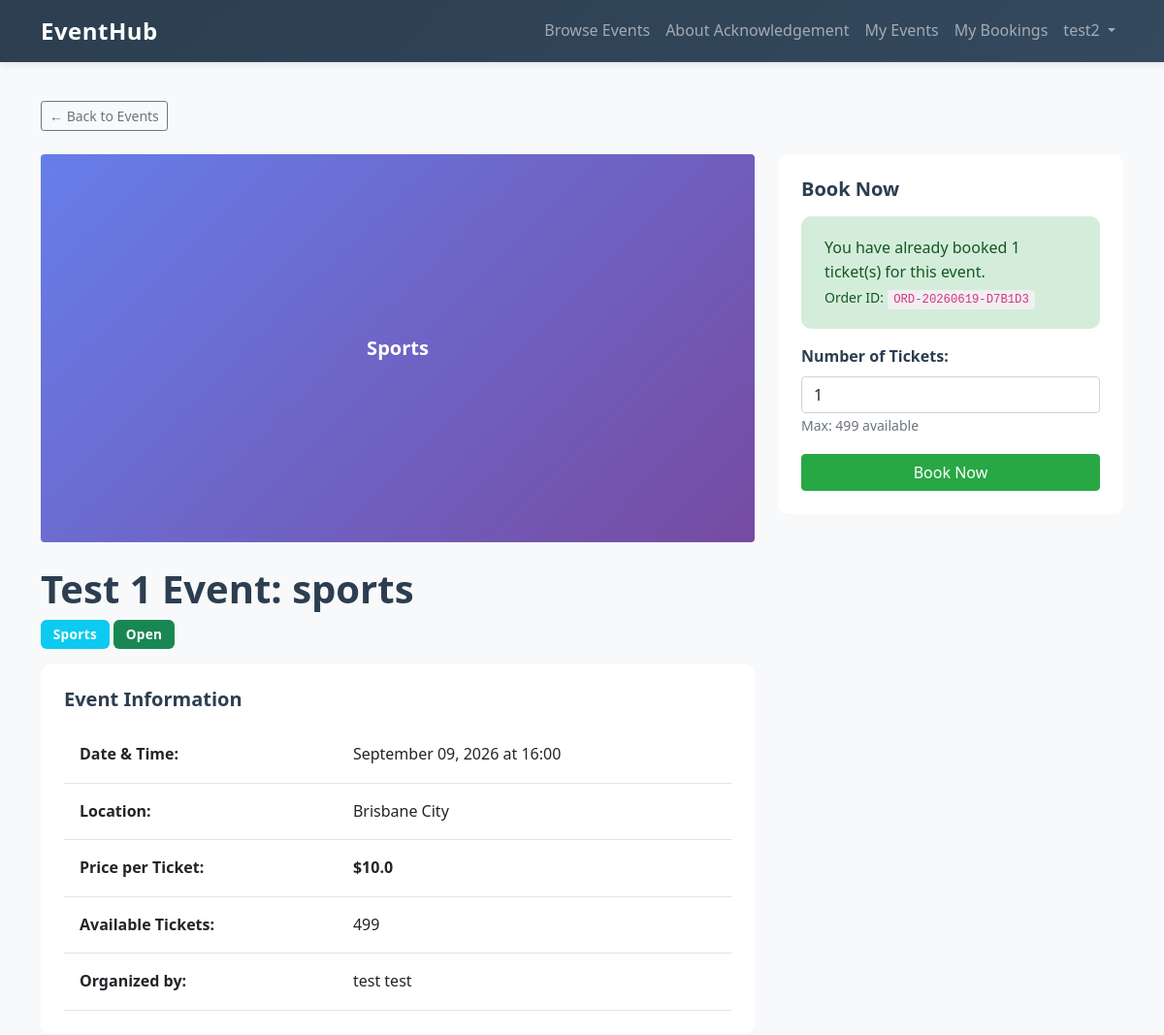
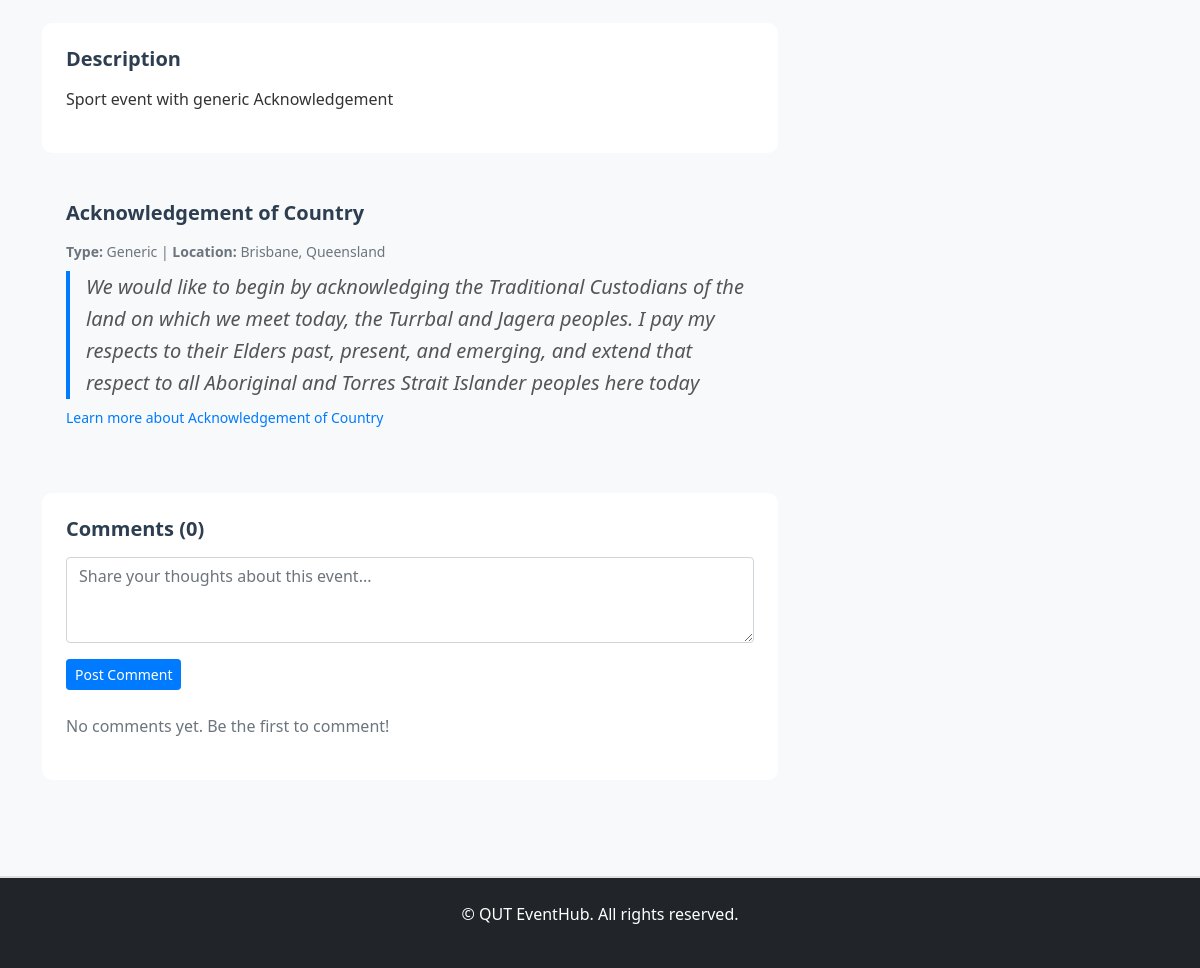
Page /event/1 (signed in) on the committed database (2 pictures, top to bottom).
### eventmanager/models.py (models this page shows, shortened)
class User(db.Model, UserMixin):
    id = db.Column(db.Integer, primary_key=True)
    first_name = db.Column(db.String(50))
    surname = db.Column(db.String(50))
    email = db.Column(db.String(100), unique=True)
    password_hash = db.Column(db.String(255))
    phone = db.Column(db.String(20))
    address = db.Column(db.String(200))
    events = db.relationship('Event', backref='organizer', foreign_keys='Event.user_id', cascade='all, delete-orphan')
    bookings = db.relationship('Booking', backref='user', foreign_keys='Booking.user_id', cascade='all, delete-orphan')
    comments = db.relationship('Comment', backref='user', foreign_keys='Comment.user_id', cascade='all, delete-orphan')

class Event(db.Model):
    id = db.Column(db.Integer, primary_key=True)
    title = db.Column(db.String(100), nullable=False)
    description = db.Column(db.Text)
    category = db.Column(db.String(50))
    location = db.Column(db.String(100))
    date = db.Column(db.DateTime, nullable=False)
    price = db.Column(db.Float)
    tickets_available = db.Column(db.Integer)
    image = db.Column(db.String(200))
    status = db.Column(db.String(20), default='Open')
    acknowledgement_type = db.Column(db.String(20), default='None')
    acknowledgement_text = db.Column(db.Text)
    acknowledgement_location = db.Column(db.String(100))
    user_id = db.Column(db.Integer, db.ForeignKey('user.id'), nullable=False)
    bookings = db.relationship('Booking', backref='event', foreign_keys='Booking.event_id', cascade='all, delete-orphan')
    comments = db.relationship('Comment', backref='event', foreign_keys='Comment.event_id', cascade='all, delete-orphan')

class Booking(db.Model):
    id = db.Column(db.Integer, primary_key=True)
    order_id = db.Column(db.String(50), unique=True, nullable=False)
    quantity = db.Column(db.Integer, nullable=False)
    total_price = db.Column(db.Float)
    booking_date = db.Column(db.DateTime, default=datetime.utcnow)
    user_id = db.Column(db.Integer, db.ForeignKey('user.id'), nullable=False)
    event_id = db.Column(db.Integer, db.ForeignKey('event.id'), nullable=False)

### eventmanager/views.py (the view)
@views.route('/event/<int:event_id>')
def event_details(event_id):
    event = Event.query.get_or_404(event_id)
    comments = Comment.query.filter_by(event_id=event_id).all()
    if current_user.is_authenticated:
        booking = Booking.query.filter_by(user_id=current_user.id, event_id=event_id).first()
    return render_template('event_details.html', event=event, comments=comments, booking=booking)

### eventmanager/templates/event_details.html (shortened to what this page needs)
{% extends "base.html" %}
{% block content %}
<div class="row mb-4">
    <div class="col-md-12">
        <a href="{{ url_for('views.index') }}" class="btn btn-outline-secondary btn-sm">&larr; Back to Events</a>
    </div>
</div>
<div class="row mb-4">
    <div class="col-md-8">
        {% if event.image %}
            <img src="{{ event.image }}" class="img-fluid rounded mb-4" alt="{{ event.title }}" style="max-height: 400px; width: 100%; object-fit: cover;">
        {% else %}
            <div class="bg-gradient-custom rounded mb-4 d-flex align-items-center justify-content-center" style="height: 400px; background: linear-gradient(135deg, #667eea 0%, #764ba2 100%);">
                <span class="text-white text-center text-lg">
                    <strong>{{ event.category }}</strong>
                </span>
            </div>
        {% endif %}
        <div class="mb-3">
            <h1 class="mb-2">{{ event.title }}</h1>
            <p class="text-muted mb-3">
                <span class="badge bg-info">{{ event.category }}</span>
                {% if event.status == 'Open' %}
                    <span class="badge bg-success">Open</span>
                {% elif event.status == 'Sold Out' %}
                    <span class="badge bg-danger">Sold Out</span>
                {% elif event.status == 'Cancelled' %}
                    <span class="badge bg-warning">Cancelled</span>
                {% else %}
                    <span class="badge bg-secondary">{{ event.status }}</span>
                {% endif %}
            </p>
        </div>
        <div class="card mb-4">
            <div class="card-body">
                <h5 class="card-title">Event Information</h5>
                <table class="table table-sm mb-0">
                    <tr>
                        <td><strong>Date & Time:</strong></td>
                        <td>{{ event.date.strftime('%B %d, %Y at %H:%M') }}</td>
                    </tr>
                    <tr>
                        <td><strong>Location:</strong></td>
                        <td>{{ event.location }}</td>
                    </tr>
                    <tr>
                        <td><strong>Price per Ticket:</strong></td>
                        <td><strong>${{ event.price }}</strong></td>
                    </tr>
                    <tr>
                        <td><strong>Available Tickets:</strong></td>
                        <td>{{ event.tickets_available }}</td>
                    </tr>
                    <tr>
                        <td><strong>Organized by:</strong></td>
                        <td>{{ event.organizer.first_name }} {{ event.organizer.surname }}</td>
                    </tr>
                </table>
            </div>
        </div>
        <div class="card mb-4">
            <div class="card-body">
                <h5 class="card-title">Description</h5>
                <p>{{ event.description }}</p>
            </div>
        </div>
        {% if event.acknowledgement_type != 'None' %}
        <div class="card mb-4 bg-light border-info">
            <div class="card-body">
                <h5 class="card-title">Acknowledgement of Country</h5>
                <p class="text-muted small mb-2">
                    <strong>Type:</strong> {{ event.acknowledgement_type }}
                    {% if event.acknowledgement_location %}
                    | <strong>Location:</strong> {{ event.acknowledgement_location }}
                    {% endif %}
                </p>
                <blockquote class="blockquote mb-0">
                    <p>{{ event.acknowledgement_text }}</p>
                </blockquote>
                <p class="text-muted mt-2 small">
                    <a href="{{ url_for('views.about_acknowledgement') }}">Learn more about Acknowledgement of Country</a>
                </p>
            </div>
        </div>
        {% endif %}
        <div class="card">
            <div class="card-body">
                <h5 class="card-title">Comments ({{ comments|length }})</h5>
                {% if current_user.is_authenticated %}
                    <form method="POST" action="{{ url_for('views.add_comment', event_id=event.id) }}" class="mb-4">
                        <div class="mb-3">
                            <textarea class="form-control" name="text" placeholder="Share your thoughts about this event..." rows="3" required maxlength="500"></textarea>
                        </div>
                        <button type="submit" class="btn btn-primary btn-sm">Post Comment</button>
                    </form>
                {% else %}
                    <p class="text-muted mb-4"><a href="{{ url_for('auth.login') }}">Login</a> to add a comment</p>
                {% endif %}
                {% if comments %}
                    <div class="comments-section">
                        {% for comment in comments %}
                            <div class="border-bottom pb-3 mb-3">
                                <p class="mb-1">
                                    <strong>{{ comment.user.first_name }} {{ comment.user.surname }}</strong>
                                    <span class="text-muted small">{{ comment.comment_date.strftime('%Y-%m-%d %H:%M') }}</span>
                                </p>
                                <p class="mb-0">{{ comment.text }}</p>
                            </div>
                        {% endfor %}
                    </div>
                {% else %}
                    <p class="text-muted">No comments yet. Be the first to comment!</p>
                {% endif %}
            </div>
        </div>
    </div>
    <div class="col-md-4">
        <div class="card sticky-top">
            <div class="card-body">
                <h5 class="card-title">Book Now</h5>
                {% if event.status == 'Open' and event.tickets_available > 0 %}
                    {% if booking %}
                        <div class="alert alert-success mb-3">
                            You have already booked {{ booking.quantity }} ticket(s) for this event.
                            <br><small>Order ID: <code>{{ booking.order_id }}</code></small>
                        </div>
                    {% endif %}
                    {% if current_user.is_authenticated %}
                        <form method="POST" action="{{ url_for('views.book_event', event_id=event.id) }}">
                            <div class="mb-3">
                                <label for="quantity" class="form-label">Number of Tickets:</label>
                                <input type="number" class="form-control" id="quantity" name="quantity" min="1" max="{{ event.tickets_available }}" value="1" required>
                                <small class="text-muted">Max: {{ event.tickets_available }} available</small>
                            </div>
                            <button type="submit" class="btn btn-success w-100">Book Now</button>
                        </form>
                    {% else %}
                        <p class="text-muted mb-3">You must be logged in to book tickets.</p>
                        <a href="{{ url_for('auth.login') }}" class="btn btn-primary w-100">Login to Book</a>
                    {% endif %}
                {% endif %}
            </div>
        </div>
    </div>
</div>
{% endblock %}

### eventmanager/templates/base.html (shortened to what this page needs)
<!DOCTYPE html>
<html lang="en">
<head>
    <link href="https://cdn.jsdelivr.net/npm/bootstrap@5.1.3/dist/css/bootstrap.min.css" rel="stylesheet">
    <link rel="stylesheet" href="{{ url_for('static', filename='css/style.css') }}">
</head>
<body>
    <nav class="navbar navbar-expand-lg navbar-dark bg-dark">
        <div class="container">
            <a class="navbar-brand" href="{{ url_for('views.index') }}">
                <strong>EventHub</strong>
            </a>
            <div class="collapse navbar-collapse" id="navbarNav">
                <ul class="navbar-nav ms-auto">
                    <li class="nav-item">
                        <a class="nav-link" href="{{ url_for('views.index') }}">Browse Events</a>
                    </li>
                    <li class="nav-item">
                        <a class="nav-link" href="{{ url_for('views.about_acknowledgement') }}">About Acknowledgement</a>
                    </li>
                    {% if current_user.is_authenticated %}
                        <li class="nav-item">
                            <a class="nav-link" href="{{ url_for('views.my_events') }}">My Events</a>
                        </li>
                        <li class="nav-item">
                            <a class="nav-link" href="{{ url_for('views.booking_history') }}">My Bookings</a>
                        </li>
                        <li class="nav-item dropdown">
                            <a class="nav-link dropdown-toggle" href="#" id="userDropdown" role="button" data-bs-toggle="dropdown">
                                {{ current_user.first_name }}
                            </a>
                        </li>
                    {% endif %}
                </ul>
            </div>
        </div>
    </nav>
    <main class="container my-4">
        {% block content %}{% endblock %}
    </main>
    <footer class="bg-dark text-white text-center py-4 mt-5">
        <p>&copy; QUT EventHub. All rights reserved.</p>
    </footer>
</body>
</html>

### eventmanager/static/css/style.css (style rules this page uses)
:root { --primary-color: #007bff; --secondary-color: #6c757d; --success-color: #28a745; --danger-color: #dc3545; --warning-color: #ffc107; --info-color: #17a2b8; --light-bg: #f8f9fa; }
* { margin: 0; padding: 0; box-sizing: border-box; }
body { font-family: 'Segoe UI', Tahoma, Geneva, Verdana, sans-serif; background-color: var(--light-bg); color: #333; line-height: 1.6; min-height: 100vh; display: flex; flex-direction: column; }
main { flex: 1; }
.navbar { box-shadow: 0 2px 8px rgba(0, 0, 0, 0.1); background: linear-gradient(135deg, #2c3e50 0%, #34495e 100%) !important; }
.navbar-brand { font-size: 1.5rem; font-weight: bold; letter-spacing: 0.5px; }
.nav-link { transition: all 0.3s ease; }
.card { border: none; border-radius: 10px; transition: all 0.3s ease; }
.card-body { padding: 1.5rem; }
.card-title { font-weight: 600; margin-bottom: 1rem; color: #2c3e50; }
.btn-primary { background-color: var(--primary-color); border-color: var(--primary-color); }
.btn-success { background-color: var(--success-color); border-color: var(--success-color); }
.btn-sm { font-size: 0.875rem; }
.form-label { font-weight: 600; margin-bottom: 0.5rem; color: #2c3e50; }
.badge { padding: 0.5rem 0.8rem; border-radius: 6px; font-size: 0.85rem; font-weight: 600; letter-spacing: 0.3px; }
.alert { border-radius: 10px; border: none; padding: 1.2rem 1.5rem; font-weight: 500; }
.alert-success { background-color: #d4edda; color: #155724; }
.table { overflow: hidden; background-color: white; }
.table tbody tr { transition: all 0.2s ease; }
.table td { vertical-align: middle; padding: 1rem; }
.bg-gradient-custom { background: linear-gradient(135deg, #667eea 0%, #764ba2 100%); }
footer { margin-top: auto; border-top: 2px solid #e0e0e0; background-color: #2c3e50; color: white; text-align: center; padding: 2rem; }
.sticky-top { top: 20px; max-width: 100%; }
code { background-color: #f0f0f0; padding: 0.2rem 0.4rem; border-radius: 4px; }
.blockquote { border-left: 4px solid var(--primary-color); padding-left: 1rem; font-style: italic; color: #555; }
.bg-light { background-color: #f8f9fa !important; }
.text-center { text-align: center; }
.text-lg { font-size: 1.25rem; }
.mb-4 { margin-bottom: 1.5rem !important; }
.mt-5 { margin-top: 3rem !important; }
.d-flex { display: flex; }
.align-items-center { align-items: center; }
h1, h2, h3, h4, h5, h6 { color: #2c3e50; font-weight: 600; margin-bottom: 1rem; }
a { color: var(--primary-color); text-decoration: none; transition: color 0.3s ease; }

### rows in the picture
User: first_name "test2"
Event: category "Sports", title "Test 1 Event: sports", date "September 09, 2026 at 16:00", location "Brisbane City", price "10.0", tickets_available "499", description "Sport event with generic Acknowledgement", acknowledgement_type "Generic", acknowledgement_location "Brisbane, Queensland", acknowledgement_text "We would like to begin by acknowledging the Traditional Custodians of the land on which we meet today, the Turrbal and Jagera peoples. I pay my respects to their Elders past, present, and emerging, and extend that respect to all Aboriginal and Torres Strait Islander peoples here today"
User: organizer.first_name "test", organizer.surname "test"
Booking: quantity "1", order_id "ORD-20260619-D7B1D3"

### other values in the picture
{{ comments|length }} "0"
